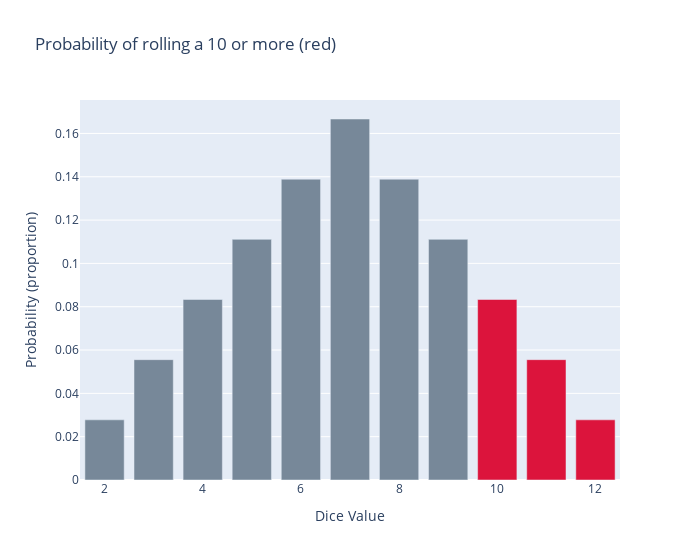

Source (notebook cell):
### Code cell
# Generate bar colors
colors = ['lightslategray',] * 11
colors[8] = 'crimson'
colors[9] = 'crimson'
colors[10] = 'crimson'


# Create a bar chart of the value counts
fig = graph_objects.Figure(
    graph_objects.Bar(
        x=numpy.arange(2,13),
        y=numpy.array([1,2,3,4,5,6,5,4,3,2,1]) / 36,
        marker_color=colors
    )
)

# Update the layout to improve readability
fig.update_layout(
    title='Probability of rolling a 10 or more (red)',
    xaxis_title='Dice Value',
    yaxis_title='Probability (proportion)',
    width=700
)

# Display the plot
fig.show()

### Figure 1 — Plotly figure (JSON) as saved in the notebook; plotly's stock layout.template omitted (floating-point values rounded to 4 significant figures)
{"data": [{"marker": {"color": ["lightslategray", "lightslategray", "lightslategray", "lightslategray", "lightslategray", "lightslategray", "lightslategray", "lightslategray", "crimson", "crimson", "crimson"]}, "type": "bar", "x": [2, 3, 4, 5, 6, 7, 8, 9, 10, 11, 12], "y": [0.02778, 0.05556, 0.08333, 0.1111, 0.1389, 0.1667, 0.1389, 0.1111, 0.08333, 0.05556, 0.02778]}], "layout": {"title": {"text": "Probability of rolling a 10 or more (red)"}, "width": 700, "xaxis": {"title": {"text": "Dice Value"}}, "yaxis": {"title": {"text": "Probability (proportion)"}}}}
